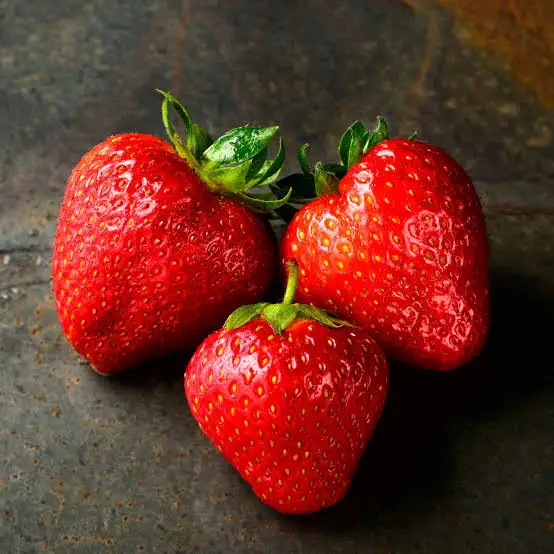
#> input picture 0914/strawberry.jpg, 554 x 554 px
$ python rgb.py
#> lines starting #> are read from the running program, lines starting #| are printed output that depends on the picture
# import numpy as np
# import cv2

# color = cv2.imread("strawberry.jpg", cv2.IMREAD_COLOR)
# print(color.shape)

# height,width,channels = color.shape
# cv2.imshow("Original Image",color)

# b,g,r = cv2. split(color)
# rgb_split=np.concatenate((b,g,r),axis=1)
# cv2.imshow("BGR Channels", rgb_split)

# hsv= cv2.cvtColor(color, cv2.COLOR_BGR2HSV)

# h,s,v = cv2.split(hsv)
# hsv_split = np.concatenate((h,s,v),axis=1)
# cv2.imshow("Split HSV", hsv_split)


################################################################################################################


# QUIZ

# 1. 위 색공간 이미의 링크로 이동해서 각 색 공간의 표현 방법을 이해해보자.
# BGR: OpenCV의 기본 색 공간으로, 각 화소(Pixel)를 Blue, Green, Red 3가지 색상 채널의 조합(0~255)으로 표현합니다.

# 2. HSV color space 가 어떤 경우에 효과적으로 사용될까?
# 특정 색상 영역 추출 및 검출: 조명의 변화(명도 $V$)나 색의 옅고 짙음(채도 $S$)과 무관하게, 순수한 색상($H$)
# 범위만으로 물체를 지정할 수 있어 특정 색상의 물체 추적(예: 빨간 딸기, 조향선 탐지)에 매우 효과적입니다.

# 조명에 강인한 이미지 처리: BGR에서는 조명이 밝아지거나 어두워지면 B, G, R 값이 모두 변하지만, HSV에서는 명도($V$)
# 채널만 변하므로 $H$와 $S$ 값을 유지하여 조명 영향에 잘 견딥니다.

# 3. HSV 로 변환된 이미지를 BGR 이 아닌 RGB 로 다시 변환해서 출력해 보자.

# 4. COLOR_RBG2GRAY를 사용해서 흑백으로 변환해 출력해보자


import cv2
import numpy as np

# 1. 원본 이미지 로드 (BGR)
color = cv2.imread("strawberry.jpg", cv2.IMREAD_COLOR)
#> color is the input picture: shape (554, 554, 3); mean B, G, R 37.1, 49.8, 104.3

if color is None:
    print("이미지를 불러올 수 없습니다. 경로를 확인해 주세요.")
else:
    print("Image Shape:", color.shape)
#| Image Shape: (554, 554, 3)
    height, width, channels = color.shape
#> height = 554; width = 554; channels = 3
    cv2.imshow("Original Image (BGR)", color)

    # BGR 채널 분리 및 출력
    b, g, r = cv2.split(color)
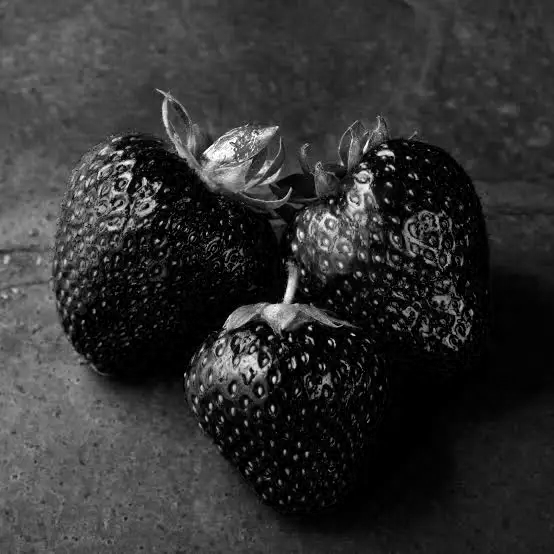
#> g: shape (554, 554); min 0, max 255, mean 49.8
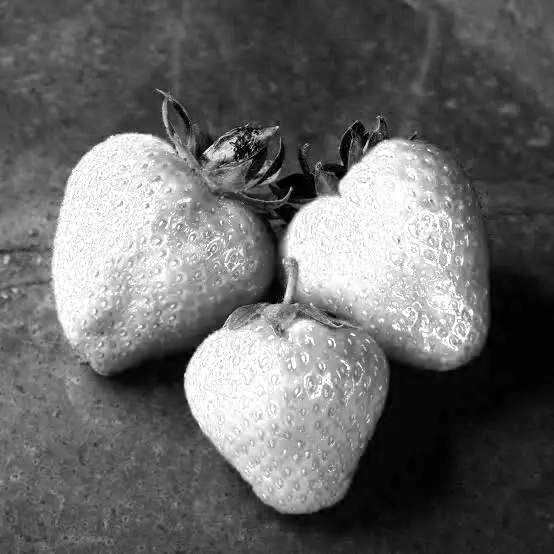
#> r: shape (554, 554); min 0, max 255, mean 104.3
    rgb_split = np.concatenate((b, g, r), axis=1)
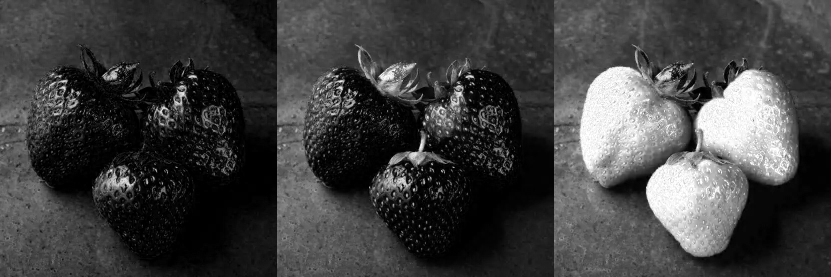
#> rgb_split: shape (554, 1662) (shown at 1/2 size); min 0, max 255, mean 63.7
    cv2.imshow("BGR Channels", rgb_split)

    # 2. BGR -> HSV 변환 및 채널 분리
    hsv = cv2.cvtColor(color, cv2.COLOR_BGR2HSV)
#> hsv: shape (554, 554, 3); mean H, S, V 30.6, 148.5, 105.5
    h, s, v = cv2.split(hsv)
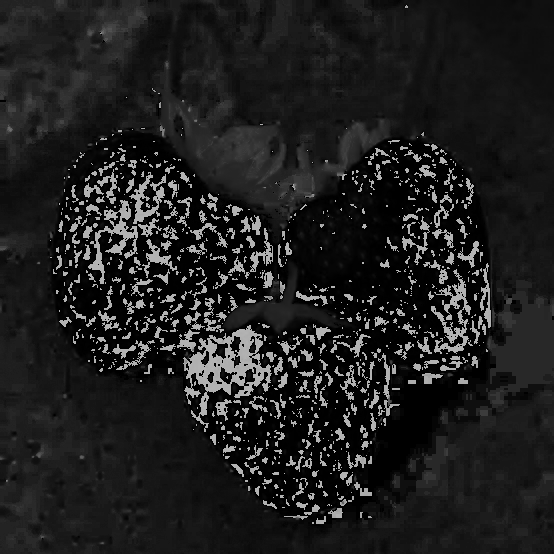
#> h: shape (554, 554); min 0, max 179, mean 30.6
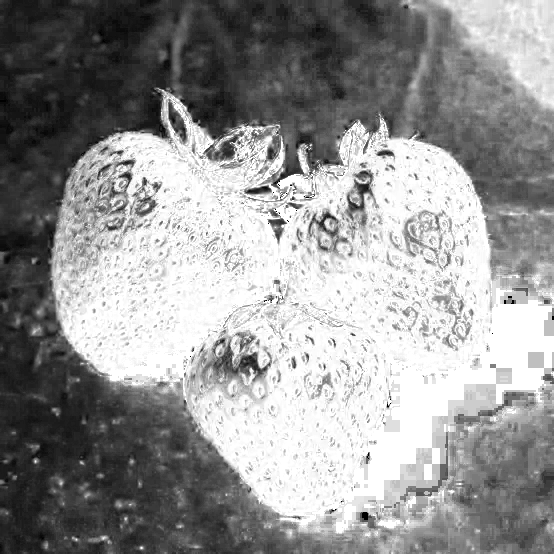
#> s: shape (554, 554); min 0, max 255, mean 148.5
    hsv_split = np.concatenate((h, s, v), axis=1)
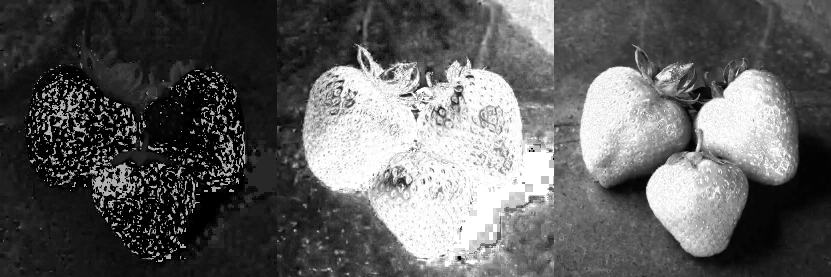
#> hsv_split: shape (554, 1662) (shown at 1/2 size); min 0, max 255, mean 94.9
    cv2.imshow("Split HSV", hsv_split)

    # 3. HSV -> RGB 로 변환 후 출력
    # (참고: imshow는 BGR로 해석하므로 RGB 이미지 출력 시 R/B 채널이 반전되어 보입니다)
    rgb_image = cv2.cvtColor(hsv, cv2.COLOR_HSV2RGB)
    cv2.imshow("HSV to RGB Image", rgb_image)

    # 4. COLOR_BGR2GRAY를 사용해서 흑백(Gray)으로 변환 후 출력
    gray_image = cv2.cvtColor(color, cv2.COLOR_BGR2GRAY)
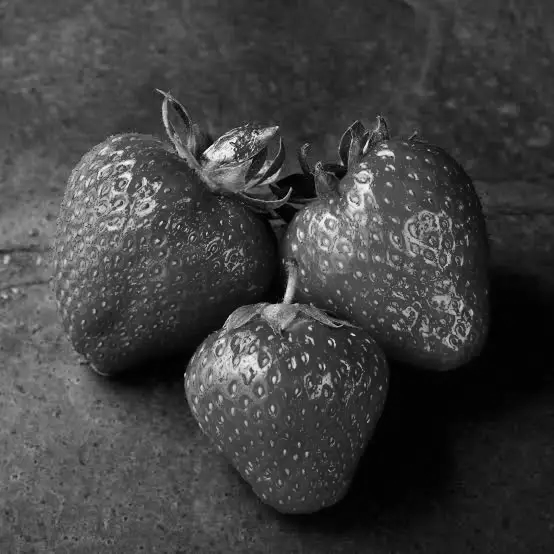
#> gray_image: shape (554, 554); min 0, max 254, mean 64.6
    cv2.imshow("Gray Image", gray_image)

    # 키 입력 대기 후 모든 창 닫기
    cv2.waitKey(0)
    cv2.destroyAllWindows()

$ run again, with 0914/001.jpg copied over 0914/strawberry.jpg
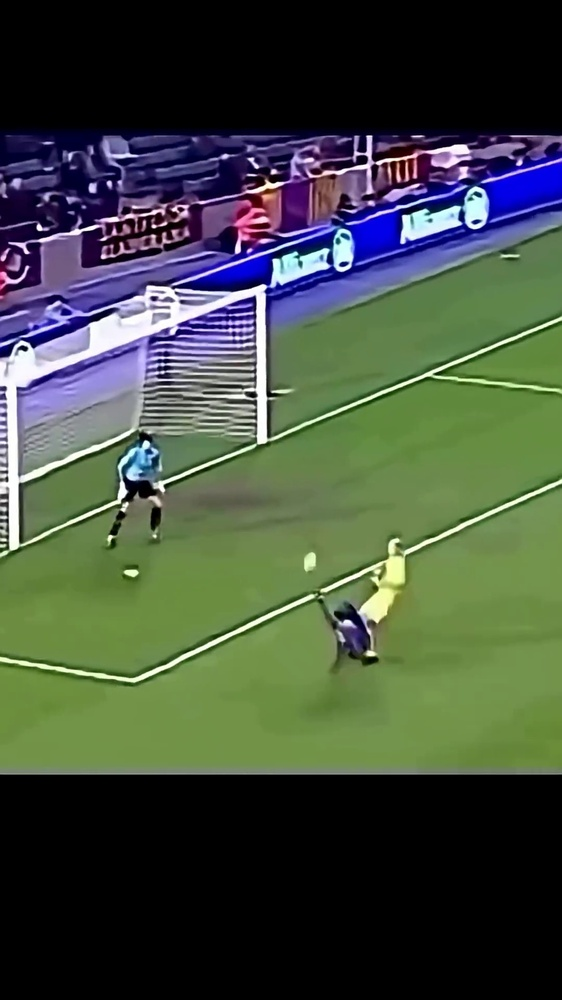
#> input picture 0914/001.jpg, 562 x 1000 px, shrunk from 1080 x 1920 before the run
#> color is the input picture: shape (1000, 562, 3); mean B, G, R 63.4, 76.2, 66.2
#| Image Shape: (1000, 562, 3)
#> hsv: shape (1000, 562, 3); mean H, S, V 47.3, 81, 89
#> `hsv_split = np.concatenate((h, s, v), axis=1)`:
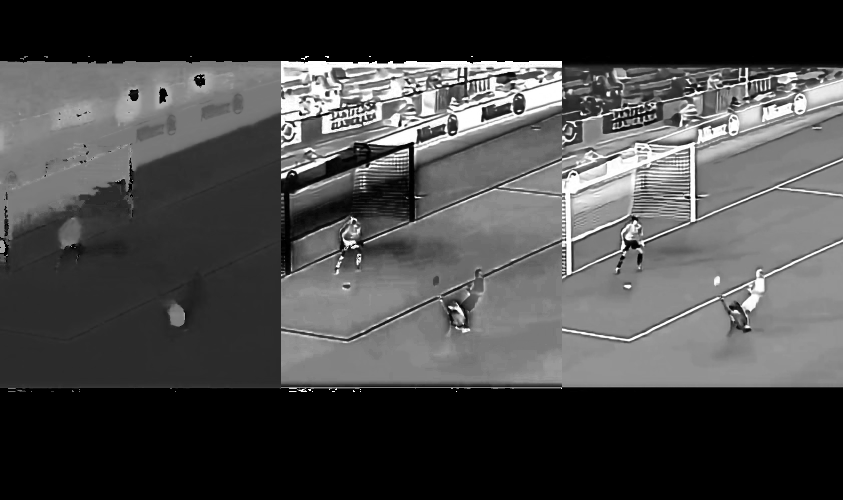
#> hsv_split: shape (1000, 1686) (shown at 1/2 size); min 0, max 255, mean 72.4
#> `gray_image = cv2.cvtColor(color, cv2.COLOR_BGR2GRAY)`:
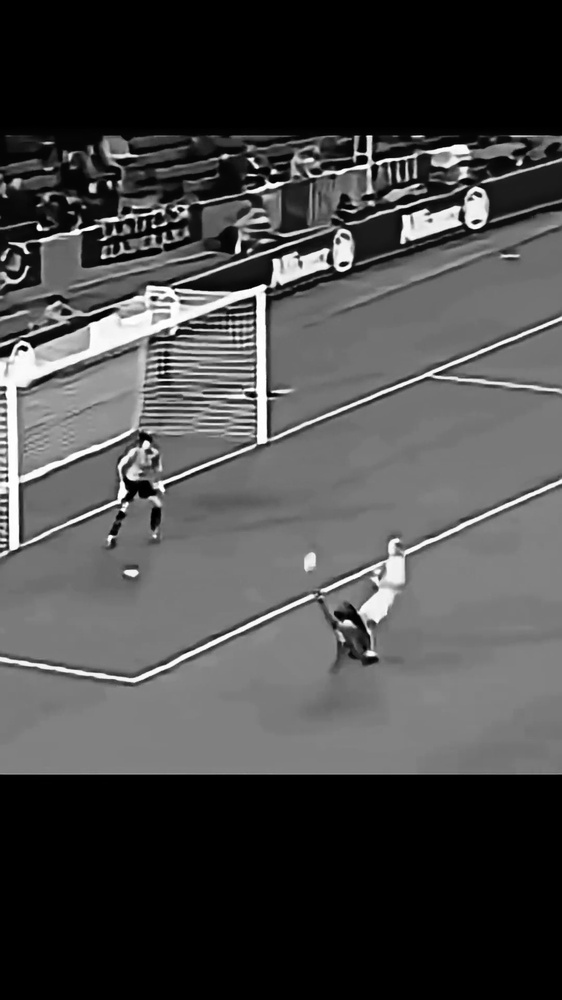
#> gray_image: shape (1000, 562); min 0, max 255, mean 71.7
